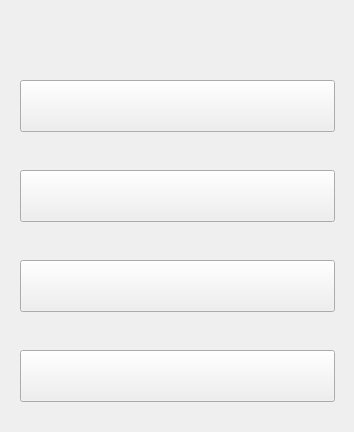
<?xml version="1.0" encoding="UTF-8"?>
<ui version="4.0">
 <class>menuview</class>
 <widget class="QWidget" name="menuview">
  <property name="geometry">
   <rect>
    <x>0</x>
    <y>0</y>
    <width>354</width>
    <height>432</height>
   </rect>
  </property>
  <property name="windowTitle">
   <string>Form</string>
  </property>
  <widget class="QPushButton" name="bQuit">
   <property name="geometry">
    <rect>
     <x>20</x>
     <y>260</y>
     <width>315</width>
     <height>52</height>
    </rect>
   </property>
   <property name="text">
    <string/>
   </property>
  </widget>
  <widget class="QPushButton" name="bReturn">
   <property name="geometry">
    <rect>
     <x>20</x>
     <y>350</y>
     <width>315</width>
     <height>52</height>
    </rect>
   </property>
   <property name="text">
    <string/>
   </property>
  </widget>
  <widget class="QPushButton" name="bSwitch">
   <property name="geometry">
    <rect>
     <x>20</x>
     <y>80</y>
     <width>315</width>
     <height>52</height>
    </rect>
   </property>
   <property name="text">
    <string/>
   </property>
  </widget>
  <widget class="QPushButton" name="bLogout">
   <property name="geometry">
    <rect>
     <x>20</x>
     <y>170</y>
     <width>315</width>
     <height>52</height>
    </rect>
   </property>
   <property name="text">
    <string/>
   </property>
  </widget>
 </widget>
 <resources/>
 <connections/>
</ui>
